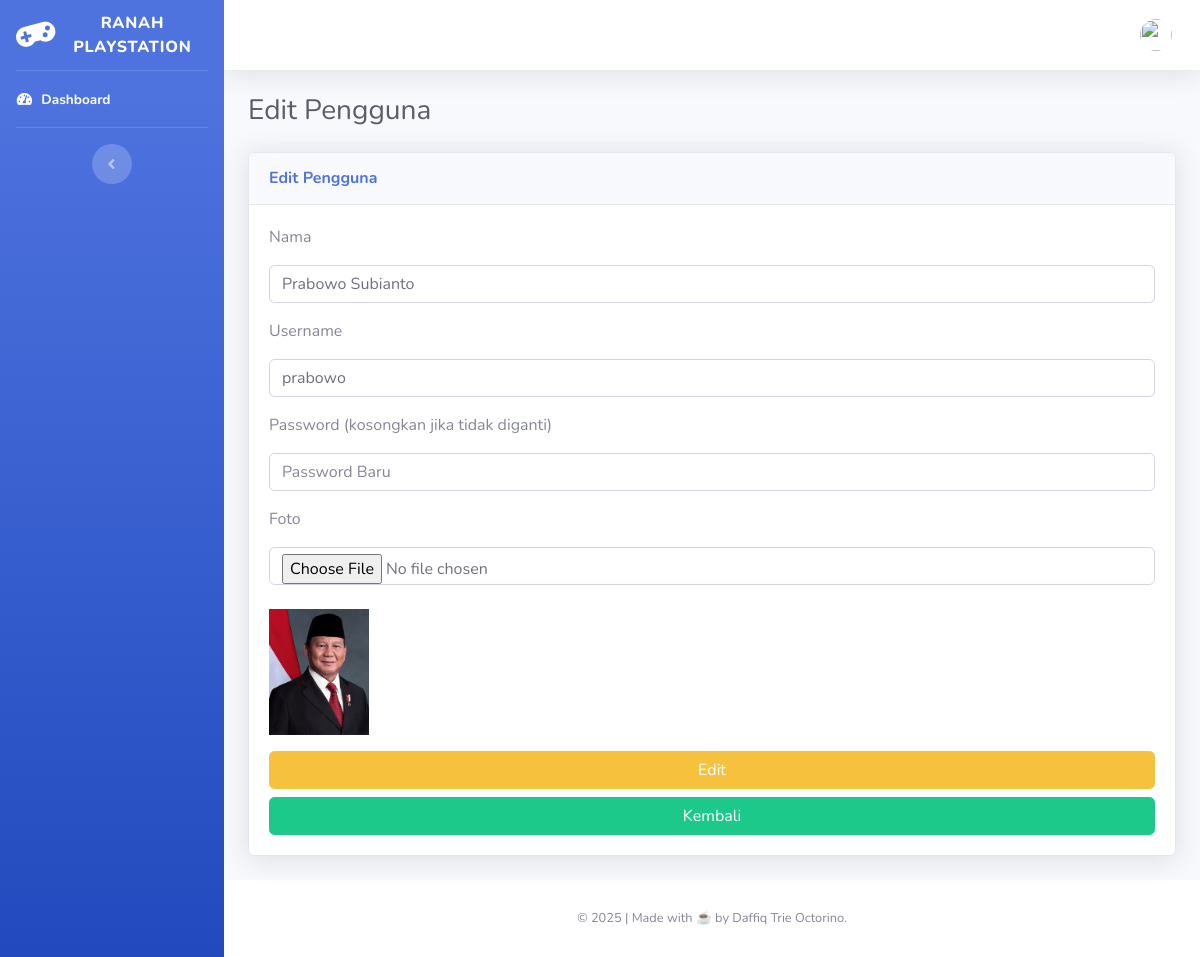
/operator/edit/4, run on the app's committed database.
### tables this page shows
CREATE TABLE `daffiqtrie_pengguna` (
  `id_operator` int(11) NOT NULL,
  `nama_operator` varchar(50) NOT NULL,
  `username` varchar(30) NOT NULL,
  `password` varchar(32) NOT NULL,
  `jabatan` enum('Owner','Operator','Pengunjung') NOT NULL DEFAULT 'Pengunjung',
  `last_login` date NOT NULL,
  `foto` varchar(100) NOT NULL
);

### application/libraries/Template.php (called while the page is built)
<?php if ( ! defined('BASEPATH')) exit('No direct script access allowed');
class Template {
		var $template_data = array();
		function set($name, $value)
		{
			$this->template_data[$name] = $value;
		}
		function load($template = '', $view = '' , $view_data = array(), $return = FALSE)
		{
			$this->CI =& get_instance();
			$this->CI->load->model('Model_website');
			$info_rental = $this->CI->Model_website->get_nama_rental();
			$this->template_data['nama_rental'] = $info_rental['nama_rental'];
            $this->template_data['lokasi_rental'] = $info_rental['lokasi_rental'];
			$this->set('contents', $this->CI->load->view($view, $view_data, TRUE));
			return $this->CI->load->view($template, $this->template_data, $return);
		}
}

### application/controllers/Operator.php (called while the page is built, shortened)
<?php
class Operator extends CI_Controller {
    public function edit($id) {
        $data['operator'] = $this->Model_operator->get_by_id($id);
        if ($this->form_validation->run() === FALSE) {
            $this->template->load('template/template', 'operator/form', $data);
        }
    }
    private function _set_rules($require_password = true) {
        $this->form_validation->set_rules('nama_operator', 'Nama Operator', 'required');
        $this->form_validation->set_rules('username', 'Username', 'required');
    }
}

### index.php (called while the page is built, shortened)
<?php
require_once BASEPATH.'core/CodeIgniter.php';

### application/models/Model_operator.php (called while the page is built, shortened)
<?php
class Model_operator extends CI_Model {
    public function get_by_id($id) {
        return $this->db->get_where('daffiqtrie_pengguna', ['id_operator' => $id])->row();
    }
}

### application/views/operator/form.php (the view, shortened to what this page needs)
<?php
$edit = isset($operator);
?>
<div class="container-fluid">
   <div class="d-sm-flex align-items-center justify-content-between mb-4">
      <h1 class="h3 mb-0 text-gray-800"><?= $edit ? "Edit" : "Tambah" ?> Pengguna</h1>
   </div>
   <div class="row">
      <div class="col-lg-12">
         <div class="card shadow mb-4">
            <div class="card-header py-3">
               <h6 class="m-0 font-weight-bold text-primary"><?= $edit ? "Edit" : "Tambah" ?> Pengguna</h6>
            </div>
            <div class="card-body">
				<?= form_open_multipart($edit ? 'operator/edit/'.$operator->id_operator : 'operator/create'); ?>
                  <div class="form-group">
                     <p>Nama</p>
                     <input type="text" class="form-control" name="nama_operator" value="<?= set_value('nama_operator', $edit ? $operator->nama_operator : '') ?>" required>
                  </div>
                  <div class="form-group">
                     <p>Username</p>
                     <input type="text" class="form-control" name="username" value="<?= set_value('username', $edit ? $operator->username : '') ?>" required>
                  </div>
                  <div class="form-group">
                     <p>Password <?= $edit ? '(kosongkan jika tidak diganti)' : '' ?></p>
                     <input type="password" class="form-control" name="password" placeholder="Password Baru">
                  </div>
                  <div class="form-group">
                     <p>Foto</p>
                     <input type="file" name="foto" class="form-control">
                     <?php if ($edit && $operator->foto): ?>
        			<br><img src="<?= base_url('uploads/operator/' . $operator->foto) ?>" width="100">
    				<?php endif; ?>
                  </div>
                  <button type="submit" class="btn btn-warning btn-user btn-block">
                  <?= $edit ? "Edit" : "Tambah" ?>
                  </button>
                  <a href="<?php echo base_url() ?>Operator/" class="btn btn-success btn-user btn-block">
                  Kembali
                  </a>
               </form>
            </div>
         </div>
      </div>
   </div>
</div>

### data on the page
daffiqtrie_pengguna: nama_operator "Prabowo Subianto", username "prabowo", foto (picture)

### other printed values
$nama_rental "RANAH PLAYSTATION"
